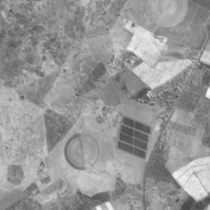
#> input picture 7-Experiment_with_various_Models/sup_images/img(5)_n_ori.png, 210 x 210 px, shrunk from 256 x 256 before the run; the run also reads 1 picture not shown here
$ python img_comp.py
#> lines starting #> are read from the running program, lines starting #| are printed output that depends on the picture
from PIL import Image
import matplotlib.pyplot as plt

image_256 = Image.open("./img(5)_n_ori.png")
#> image_256 is the input picture: PIL image 210x210 L; min 69, max 255, mean 151
image_512 = Image.open("./img(5)_n_2x.png")
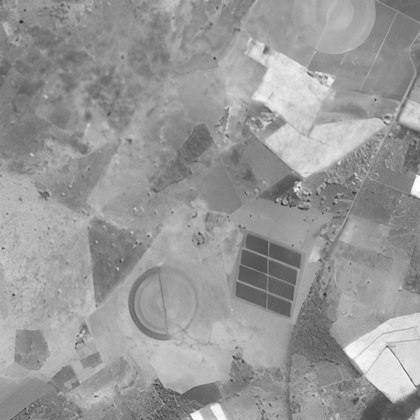
#> input picture 7-Experiment_with_various_Models/sup_images/img(5)_n_2x.png, 420 x 420 px, shrunk from 512 x 512 before the run
#> image_512 is the input picture: PIL image 420x420 L; min 26, max 254, mean 152.6
image_1024 = Image.open("./img(5)_n_4x.png")

crop_box = (130, 130, 200, 200)  # Adjust coordinates for a visible area
crop_box_2x = tuple( value * 2 for value in crop_box)
crop_box_4x = tuple( value * 2 for value in crop_box_2x)

crop_256 = image_256.crop(crop_box)
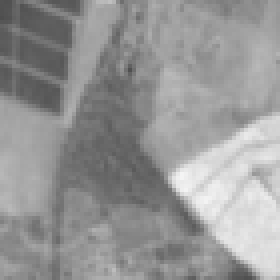
#> crop_256: PIL image 70x70 L (shown 4 times larger); min 78, max 244, mean 150.2
crop_512 = image_512.crop(crop_box_2x)
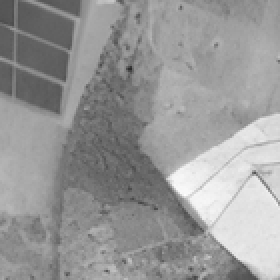
#> crop_512: PIL image 140x140 L (shown 2 times larger); min 42, max 254, mean 151.9
crop_1024 = image_1024.crop(crop_box_4x)

fig, axes = plt.subplots(1, 3, figsize=(15, 5))
axes[0].imshow(crop_256, cmap='gray')
axes[0].set_title("Original (256x256)")
axes[0].axis("off")

axes[1].imshow(crop_512, cmap='gray')
axes[1].set_title("Super Res. 2x")
axes[1].axis("off")

axes[2].imshow(crop_1024, cmap='gray')
axes[2].set_title("Super Res. 4x")
axes[2].axis("off")

plt.subplots_adjust(wspace=0.02)
plt.tight_layout()

plt.show()
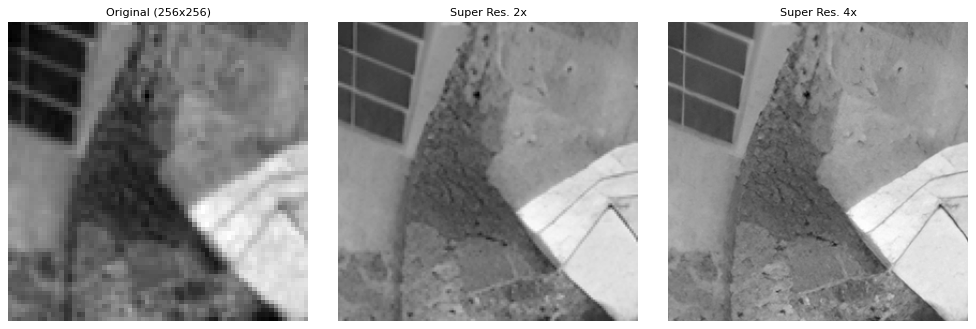
#> figure drawn by matplotlib, 3 panels
